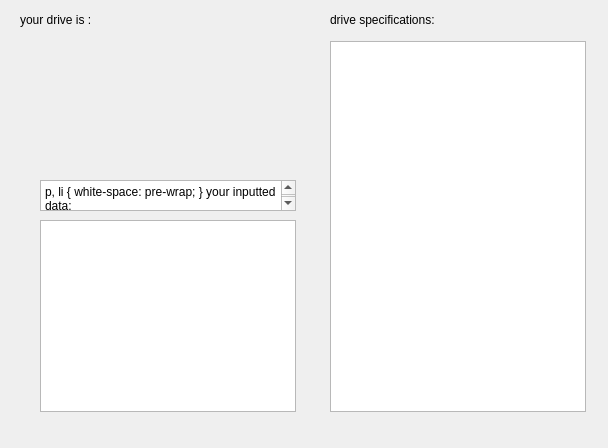
<?xml version="1.0" encoding="UTF-8"?>
<ui version="4.0">
 <class>Dialog</class>
 <widget class="QDialog" name="Dialog">
  <property name="geometry">
   <rect>
    <x>0</x>
    <y>0</y>
    <width>608</width>
    <height>448</height>
   </rect>
  </property>
  <property name="windowTitle">
   <string>Dialog</string>
  </property>
  <widget class="QTableView" name="dataTableView">
   <property name="geometry">
    <rect>
     <x>40</x>
     <y>220</y>
     <width>256</width>
     <height>192</height>
    </rect>
   </property>
  </widget>
  <widget class="QTextBrowser" name="textBrowser">
   <property name="geometry">
    <rect>
     <x>40</x>
     <y>180</y>
     <width>256</width>
     <height>31</height>
    </rect>
   </property>
   <property name="html">
    <string>&lt;!DOCTYPE HTML PUBLIC &quot;-//W3C//DTD HTML 4.0//EN&quot; &quot;http://www.w3.org/TR/REC-html40/strict.dtd&quot;&gt;
&lt;html&gt;&lt;head&gt;&lt;meta name=&quot;qrichtext&quot; content=&quot;1&quot; /&gt;&lt;style type=&quot;text/css&quot;&gt;
p, li { white-space: pre-wrap; }
&lt;/style&gt;&lt;/head&gt;&lt;body style=&quot; font-family:'Ubuntu Sans'; font-size:11pt; font-weight:400; font-style:normal;&quot;&gt;
&lt;p style=&quot; margin-top:0px; margin-bottom:0px; margin-left:0px; margin-right:0px; -qt-block-indent:0; text-indent:0px;&quot;&gt;your inputted data:&lt;/p&gt;
&lt;p style=&quot;-qt-paragraph-type:empty; margin-top:0px; margin-bottom:0px; margin-left:0px; margin-right:0px; -qt-block-indent:0; text-indent:0px;&quot;&gt;&lt;br /&gt;&lt;/p&gt;&lt;/body&gt;&lt;/html&gt;</string>
   </property>
  </widget>
  <widget class="QLabel" name="label">
   <property name="geometry">
    <rect>
     <x>20</x>
     <y>10</y>
     <width>91</width>
     <height>19</height>
    </rect>
   </property>
   <property name="text">
    <string>your drive is :</string>
   </property>
  </widget>
  <widget class="QLabel" name="SHG_photo">
   <property name="geometry">
    <rect>
     <x>110</x>
     <y>60</y>
     <width>111</width>
     <height>111</height>
    </rect>
   </property>
   <property name="text">
    <string/>
   </property>
   <property name="pixmap">
    <pixmap resource="../resources/pic.qrc">:/pictures/pictures/SHG_photo.png</pixmap>
   </property>
   <property name="scaledContents">
    <bool>true</bool>
   </property>
  </widget>
  <widget class="QLabel" name="selection">
   <property name="geometry">
    <rect>
     <x>120</x>
     <y>10</y>
     <width>131</width>
     <height>20</height>
    </rect>
   </property>
   <property name="font">
    <font>
     <pointsize>12</pointsize>
     <weight>75</weight>
     <bold>true</bold>
    </font>
   </property>
   <property name="text">
    <string/>
   </property>
  </widget>
  <widget class="QTableView" name="driveTableView">
   <property name="geometry">
    <rect>
     <x>330</x>
     <y>41</y>
     <width>256</width>
     <height>371</height>
    </rect>
   </property>
  </widget>
  <widget class="QLabel" name="label_2">
   <property name="geometry">
    <rect>
     <x>330</x>
     <y>10</y>
     <width>231</width>
     <height>19</height>
    </rect>
   </property>
   <property name="text">
    <string>drive specifications:</string>
   </property>
  </widget>
 </widget>
 <resources>
  <include location="../resources/pic.qrc"/>
  <include location="../../../../../../../resources/pic.qrc"/>
 </resources>
 <connections/>
</ui>
